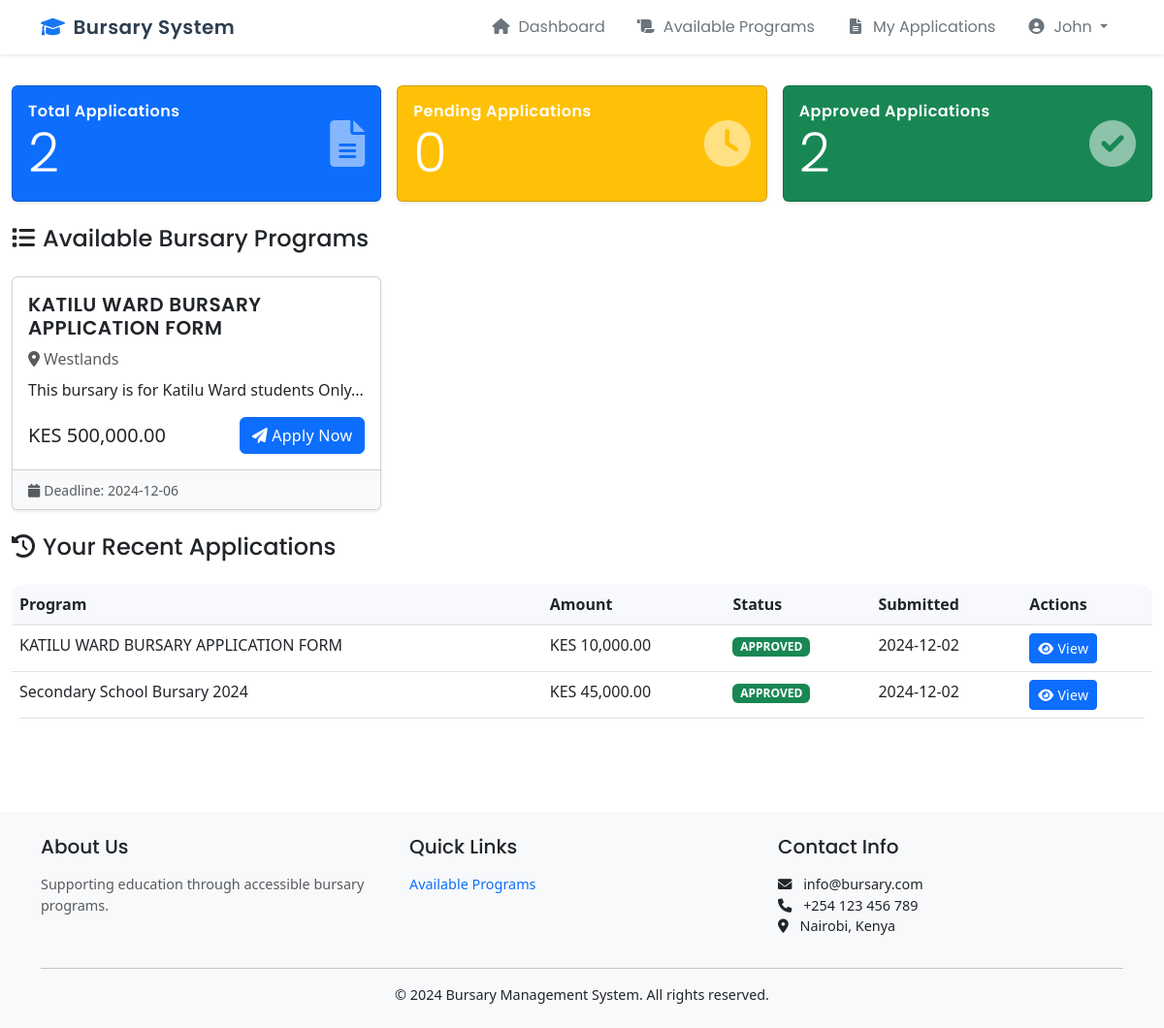
Screenshot of /student/dashboard (signed in) with the database file from the repository.
### app/models.py (models this page shows, shortened)
class User(UserMixin, db.Model):
    id = db.Column(db.Integer, primary_key=True)
    email = db.Column(db.String(120), unique=True, nullable=False)
    password_hash = db.Column(db.String(256))
    first_name = db.Column(db.String(64))
    last_name = db.Column(db.String(64))
    role = db.Column(db.String(20), default='STUDENT')
    created_at = db.Column(db.DateTime, default=datetime.utcnow)
    updated_at = db.Column(db.DateTime, default=datetime.utcnow, onupdate=datetime.utcnow)
    profile = db.relationship('Profile', backref='user', uselist=False)
    submitted_applications = db.relationship('Application', backref='applicant',
                                          lazy='dynamic',
                                          foreign_keys='Application.student_id')
    reviewed_applications = db.relationship('Application', backref='reviewer',
                                         lazy='dynamic',
                                         foreign_keys='Application.reviewed_by')
    academic_info = db.relationship('AcademicInfo', backref='user', uselist=False)

class BursaryProgram(db.Model):
    id = db.Column(db.Integer, primary_key=True)
    name = db.Column(db.String(200), nullable=False)
    description = db.Column(db.Text)
    amount = db.Column(db.Float, nullable=False)
    start_date = db.Column(db.DateTime, nullable=False)
    end_date = db.Column(db.DateTime, nullable=False)
    requirements = db.Column(db.Text)
    ward_id = db.Column(db.Integer, db.ForeignKey('ward.id'))
    status = db.Column(db.String(20), default='ACTIVE')
    created_at = db.Column(db.DateTime, default=datetime.utcnow)
    updated_at = db.Column(db.DateTime, default=datetime.utcnow, onupdate=datetime.utcnow)
    applications = db.relationship('Application', backref='program', lazy='dynamic')

class Ward(db.Model):
    id = db.Column(db.Integer, primary_key=True)
    name = db.Column(db.String(100), unique=True, nullable=False)
    description = db.Column(db.String(500))
    total_budget = db.Column(db.Float, nullable=False)
    created_at = db.Column(db.DateTime, default=datetime.utcnow)
    updated_at = db.Column(db.DateTime, default=datetime.utcnow, onupdate=datetime.utcnow)
    programs = db.relationship('BursaryProgram', backref='ward', lazy='dynamic')
    profiles = db.relationship('Profile', backref='ward', lazy='dynamic')
    applications = db.relationship('Application', backref='ward', lazy='dynamic')

class Application(db.Model):
    id = db.Column(db.Integer, primary_key=True)
    student_id = db.Column(db.Integer, db.ForeignKey('user.id'), nullable=False)
    ward_id = db.Column(db.Integer, db.ForeignKey('ward.id'), nullable=False)
    program_id = db.Column(db.Integer, db.ForeignKey('bursary_program.id'), nullable=False)
    status = db.Column(db.String(20), default='PENDING')
    amount = db.Column(db.Float, nullable=False)
    reason = db.Column(db.Text, nullable=False)
    reviewed_by = db.Column(db.Integer, db.ForeignKey('user.id'))
    review_note = db.Column(db.Text)
    created_at = db.Column(db.DateTime, default=datetime.utcnow)
    updated_at = db.Column(db.DateTime, default=datetime.utcnow, onupdate=datetime.utcnow)
    documents = db.relationship('Document', backref='application', lazy='dynamic')
    timeline = db.relationship('ApplicationTimeline', backref='application', lazy='dynamic')

### app/student/routes.py (the view)
@bp.route('/dashboard')
@login_required
@student_required
def dashboard():
    applications = Application.query.filter_by(student_id=current_user.id).order_by(Application.created_at.desc()).all()
    total_applications = len(applications)
    approved_applications = sum(1 for app in applications if app.status == 'APPROVED')
    pending_applications = sum(1 for app in applications if app.status == 'PENDING')
    rejected_applications = sum(1 for app in applications if app.status == 'REJECTED')
    current_date = datetime.utcnow()
    available_programs = BursaryProgram.query.filter(
        BursaryProgram.ward_id == current_user.profile.ward_id,
        BursaryProgram.status == 'ACTIVE',
        BursaryProgram.start_date <= current_date,
        BursaryProgram.end_date >= current_date
    ).order_by(BursaryProgram.end_date.asc()).all()
    upcoming_programs = BursaryProgram.query.filter(
        BursaryProgram.ward_id == current_user.profile.ward_id,
        BursaryProgram.status == 'ACTIVE',
        BursaryProgram.start_date > current_date
    ).order_by(BursaryProgram.start_date.asc()).limit(5).all()
    return render_template('student/dashboard.html',
                         applications=applications,
                         available_programs=available_programs,
                         upcoming_programs=upcoming_programs,
                         total_applications=total_applications,
                         approved_applications=approved_applications,
                         pending_applications=pending_applications,
                         rejected_applications=rejected_applications)

### app/templates/student/dashboard.html (shortened to what this page needs)
{% extends "student/base.html" %}
{% block content %}
<div class="container-fluid">
    <div class="row">
        <div class="col-12">
            <div class="row g-3 mb-4">
                <div class="col-12 col-md-4">
                    <div class="card bg-primary text-white h-100">
                        <div class="card-body">
                            <div class="d-flex justify-content-between align-items-center">
                                <div>
                                    <h6 class="card-title mb-0">Total Applications</h6>
                                    <h2 class="display-4 mb-0">{{ total_applications }}</h2>
                                </div>
                                <i class="fas fa-file-alt fa-3x opacity-50"></i>
                            </div>
                        </div>
                    </div>
                </div>
                <div class="col-12 col-md-4">
                    <div class="card bg-warning text-white h-100">
                        <div class="card-body">
                            <div class="d-flex justify-content-between align-items-center">
                                <div>
                                    <h6 class="card-title mb-0">Pending Applications</h6>
                                    <h2 class="display-4 mb-0">{{ pending_applications }}</h2>
                                </div>
                                <i class="fas fa-clock fa-3x opacity-50"></i>
                            </div>
                        </div>
                    </div>
                </div>
                <div class="col-12 col-md-4">
                    <div class="card bg-success text-white h-100">
                        <div class="card-body">
                            <div class="d-flex justify-content-between align-items-center">
                                <div>
                                    <h6 class="card-title mb-0">Approved Applications</h6>
                                    <h2 class="display-4 mb-0">{{ approved_applications }}</h2>
                                </div>
                                <i class="fas fa-check-circle fa-3x opacity-50"></i>
                            </div>
                        </div>
                    </div>
                </div>
            </div>
        </div>
        <div class="col-12" id="available-programs">
            <h4 class="mb-4"><i class="fas fa-list me-2"></i>Available Bursary Programs</h4>
            <div class="row g-3">
                {% for program in available_programs %}
                <div class="col-12 col-md-6 col-lg-4">
                    <div class="card h-100">
                        <div class="card-body">
                            <h5 class="card-title">{{ program.name }}</h5>
                            <p class="card-text text-muted mb-2">
                                <i class="fas fa-map-marker-alt me-1"></i>{{ program.ward.name }}
                            </p>
                            <p class="card-text">{{ program.description[:150] }}...</p>
                            <div class="d-flex justify-content-between align-items-center">
                                <span class="h5 mb-0">KES {{ "{:,.2f}".format(program.amount) }}</span>
                                <a href="{{ url_for('student.apply', program_id=program.id) }}"
                                   class="btn btn-primary">
                                    <i class="fas fa-paper-plane me-1"></i>Apply Now
                                </a>
                            </div>
                        </div>
                        <div class="card-footer bg-light">
                            <small class="text-muted">
                                <i class="fas fa-calendar me-1"></i>Deadline: {{ program.end_date.strftime('%Y-%m-%d') }}
                            </small>
                        </div>
                    </div>
                </div>
                {% else %}
                <div class="col-12">
                    <div class="alert alert-info" role="alert">
                        <i class="fas fa-info-circle me-2"></i>No bursary programs available for your ward at the moment.
                    </div>
                </div>
                {% endfor %}
            </div>
        </div>
        {% if applications %}
        <div class="col-12 mt-4">
            <h4 class="mb-4"><i class="fas fa-history me-2"></i>Your Recent Applications</h4>
            <div class="table-responsive">
                <table class="table table-hover">
                    <thead>
                        <tr>
                            <th>Program</th>
                            <th>Amount</th>
                            <th>Status</th>
                            <th>Submitted</th>
                            <th>Actions</th>
                        </tr>
                    </thead>
                    <tbody>
                        {% for application in applications %}
                        <tr>
                            <td>{{ application.program.name }}</td>
                            <td>KES {{ "{:,.2f}".format(application.amount) }}</td>
                            <td>
                                <span class="badge {% if application.status == 'PENDING' %}bg-warning
                                                 {% elif application.status == 'APPROVED' %}bg-success
                                                 {% elif application.status == 'REJECTED' %}bg-danger
                                                 {% endif %}">
                                    {{ application.status }}
                                </span>
                            </td>
                            <td>{{ application.created_at.strftime('%Y-%m-%d') }}</td>
                            <td>
                                <a href="{{ url_for('student.view_application', application_id=application.id) }}"
                                   class="btn btn-sm btn-primary">
                                    <i class="fas fa-eye me-1"></i>View
                                </a>
                            </td>
                        </tr>
                        {% endfor %}
                    </tbody>
                </table>
            </div>
        </div>
        {% endif %}
    </div>
</div>
{% endblock %}

### app/templates/student/base.html (shortened to what this page needs)
<!DOCTYPE html>
<html lang="en">
<head>
    <link href="{{ url_for('static', filename='styles/meta-design.css') }}" rel="stylesheet">
    <link href="{{ url_for('static', filename='styles/main.css') }}" rel="stylesheet">
    <link href="{{ url_for('static', filename='styles/student_base.css') }}" rel="stylesheet">
    <link href="https://cdn.jsdelivr.net/npm/bootstrap@5.3.0/dist/css/bootstrap.min.css" rel="stylesheet">
    <link href="https://cdnjs.cloudflare.com/ajax/libs/font-awesome/6.0.0/css/all.min.css" rel="stylesheet">
</head>
<body>
    <nav class="navbar navbar-expand-lg navbar-light">
        <div class="container">
            <a class="navbar-brand" href="{{ url_for('main.index') }}">
                <i class="fas fa-graduation-cap me-2"></i>Bursary System
            </a>
            <div class="collapse navbar-collapse" id="navbarNav">
                <ul class="navbar-nav ms-auto align-items-center">
                    <li class="nav-item">
                        <a class="nav-link" href="{{ url_for('student.dashboard') }}">
                            <i class="fas fa-home me-2"></i>Dashboard
                        </a>
                    </li>
                    <li class="nav-item">
                        <a class="nav-link" href="{{ url_for('student.programs') }}">
                            <i class="fas fa-scroll me-2"></i>Available Programs
                        </a>
                    </li>
                    <li class="nav-item">
                        <a class="nav-link" href="{{ url_for('student.applications') }}">
                            <i class="fas fa-file-alt me-2"></i>My Applications
                        </a>
                    </li>
                    <li class="nav-item dropdown">
                        <a class="nav-link dropdown-toggle" href="#" id="studentDropdown" role="button"
                           data-bs-toggle="dropdown" aria-expanded="false">
                            <i class="fas fa-user-circle me-2"></i>{{ current_user.first_name }}
                        </a>
                    </li>
                </ul>
            </div>
        </div>
    </nav>
    <main class="main-content">
        {% block content %}{% endblock %}
    </main>
    <footer class="footer mt-5 py-4 bg-light">
        <div class="container">
            <div class="row">
                <div class="col-md-4">
                    <h5 class="mb-3">About Us</h5>
                    <p class="text-muted">Supporting education through accessible bursary programs.</p>
                </div>
                <div class="col-md-4">
                    <h5 class="mb-3">Quick Links</h5>
                    <ul class="list-unstyled">
                        {% if current_user.is_authenticated and current_user.role == 'STUDENT' %}
                            <li><a href="{{ url_for('student.programs') }}" class="text-decoration-none">Available Programs</a></li>
                        {% else %}
                            <li><a href="{{ url_for('main.index') }}" class="text-decoration-none">Home</a></li>
                        {% endif %}
                    </ul>
                </div>
                <div class="col-md-4">
                    <h5 class="mb-3">Contact Info</h5>
                    <ul class="list-unstyled">
                        <li><i class="fas fa-envelope me-2"></i> info@bursary.com</li>
                        <li><i class="fas fa-phone me-2"></i> +254 123 456 789</li>
                        <li><i class="fas fa-map-marker-alt me-2"></i> Nairobi, Kenya</li>
                    </ul>
                </div>
            </div>
            <hr>
            <div class="text-center">
                <p class="mb-0">&copy; 2024 Bursary Management System. All rights reserved.</p>
            </div>
        </div>
    </footer>
</body>
</html>

### rows the page displays
User: first_name "John"
BursaryProgram: name "KATILU WARD BURSARY APPLICATION FORM", ward.name "Westlands", description "This bursary is for Katilu Ward students Only", amount "500,000.00", end_date "2024-12-06"
Application: program.name "KATILU WARD BURSARY APPLICATION FORM", amount "10,000.00", status "APPROVED", created_at "2024-12-02"
Application: program.name "Secondary School Bursary 2024", amount "45,000.00", status "APPROVED", created_at "2024-12-02"

### other values shown
{{ total_applications }} "2"
{{ pending_applications }} "0"
{{ approved_applications }} "2"
